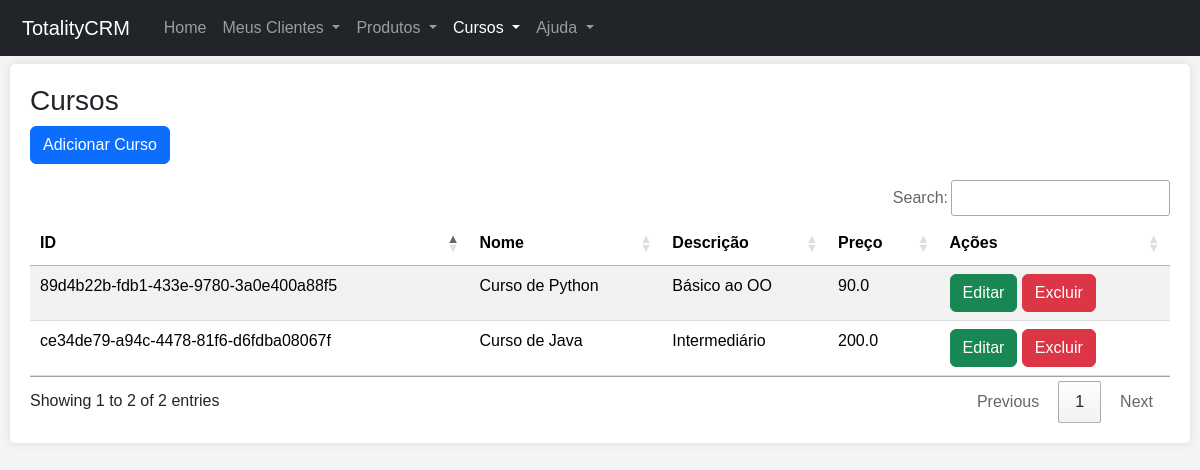
Page /curso/list on the earlier database version.
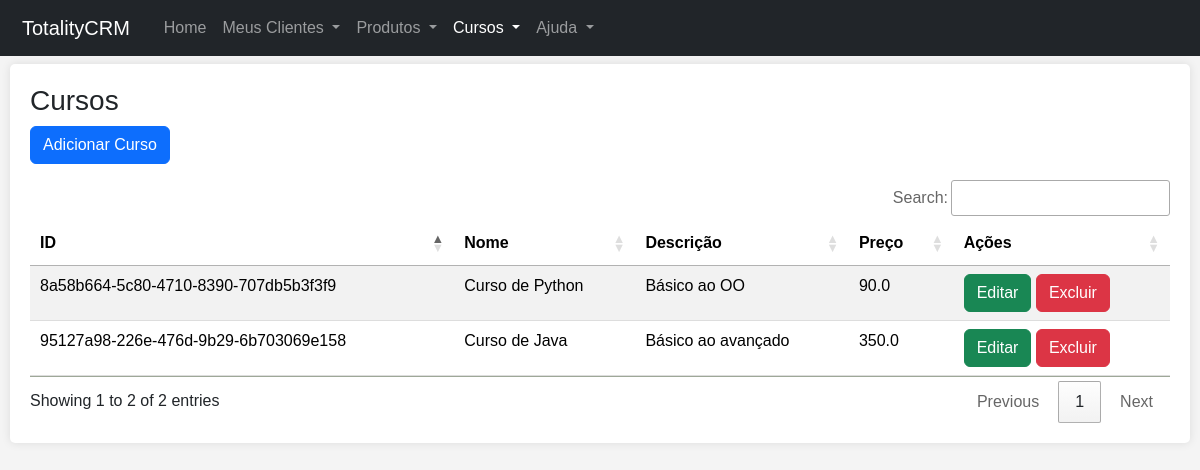
Same page on the later database version.
### app/models.py (models this page shows, shortened)
class Curso(db.Model):
    id = db.Column(db.String(36), primary_key=True, default=lambda: str(uuid.uuid4()))
    nome = db.Column(db.String(100), nullable=False)
    descricao = db.Column(db.String(100), nullable=False)
    preco = db.Column(db.Float, nullable=False)

### app/routes.py (the view)
@app.route('/curso/list')
def curso_list():
    cursos = Curso.query.all()
    return render_template('curso/list.html', cursos=cursos)

### app/templates/curso/list.html (shortened to what this page needs)
{% extends "base.html" %}
{% block active_cursos %}active{% endblock %}
{% block content %}
<div class="myContainer mt-2">
    <h3>Cursos</h3>
    <a href="/curso/add" class="btn btn-primary mb-3">Adicionar Curso</a>
    <div class="table-responsive">
        <table id="cursosTable" class="table table-striped" style="width:100%">
            <thead>
                <tr>
                    <th>ID</th>
                    <th>Nome</th>
                    <th>Descrição</th>
                    <th>Preço</th>
                    <th>Ações</th>
                </tr>
            </thead>
            <tbody>
                {% for curso in cursos %}
                <tr>
                    <td>{{ curso.id }}</td>
                    <td>{{ curso.nome }}</td>
                    <td>{{ curso.descricao }}</td>
                    <td>{{ curso.preco }}</td>
                    <td>
                        <a href="/curso/edit/{{ curso.id }}" class="btn btn-success">Editar</a>
                        <a href="#" class="btn btn-danger delete-btn"
                            onclick="confirmDelete('{{ curso.id }}')">Excluir</a>
                    </td>
                </tr>
                {% endfor %}
            </tbody>
        </table>
    </div>
</div>
{% endblock %}

Differences in the rows shown:
removed Curso: id "89d4b22b-fdb1-433e-9780-3a0e400a88f5", nome "Curso de Python", descricao "Básico ao OO", preco "90.0"
removed Curso: id "ce34de79-a94c-4478-81f6-d6fdba08067f", nome "Curso de Java", descricao "Intermediário", preco "200.0"
added Curso: id "95127a98-226e-476d-9b29-6b703069e158", nome "Curso de Java", descricao "Básico ao avançado", preco "350.0"
added Curso: id "8a58b664-5c80-4710-8390-707db5b3f3f9", nome "Curso de Python", descricao "Básico ao OO", preco "90.0"
